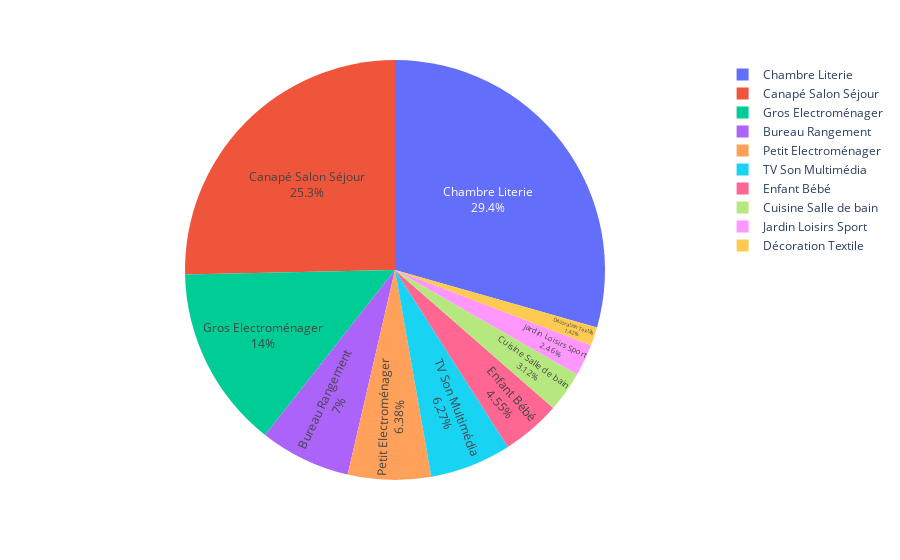

The cell this chart's notebook holds for it:
### Markdown cell above
Sales by Univers (Category)

### Code cell
un = d.groupby(d['Univers'])['Montant cmd'].sum().reset_index()
univ = pd.DataFrame(un)


fig = px.pie(univ, names = 'Univers', values = 'Montant cmd')
fig.update_traces(textposition='inside', textinfo='percent+label')
fig.show()

### Figure 1 — Plotly figure (JSON) as saved in the notebook; plotly's stock layout.template omitted (floating-point values rounded to 4 significant figures)
{"data": [{"domain": {"x": [0, 1], "y": [0, 1]}, "hovertemplate": "Univers=%{label}<br>Montant cmd=%{value}<extra></extra>", "labels": ["Bureau Rangement", "Canapé Salon Séjour", "Chambre Literie", "Cuisine Salle de bain", "Décoration Textile", "Enfant Bébé", "Gros Electroménager", "Jardin Loisirs Sport", "Petit Electroménager", "TV Son Multimédia"], "legendgroup": "", "name": "", "showlegend": true, "textinfo": "percent+label", "textposition": "inside", "type": "pie", "values": [4995269, 18079497, 20991333, 2228424, 1013837, 3243475, 10019409, 1753974, 4554544, 4473055]}], "layout": {"legend": {"tracegroupgap": 0}, "margin": {"t": 60}}}
